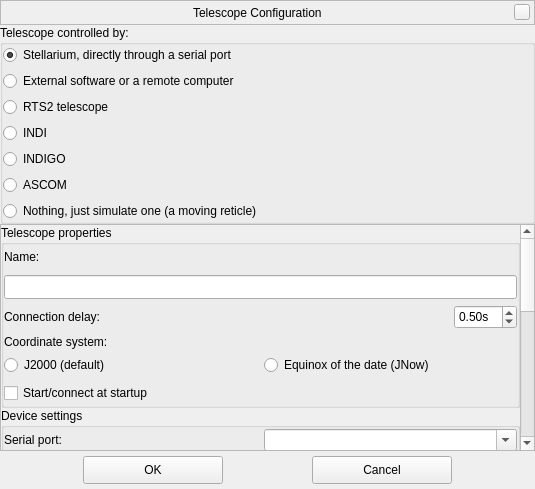
<?xml version="1.0" encoding="UTF-8"?>
<ui version="4.0">
 <class>telescopeConfigurationDialog</class>
 <widget class="QWidget" name="telescopeConfigurationDialog">
  <property name="windowModality">
   <enum>Qt::WindowModal</enum>
  </property>
  <property name="geometry">
   <rect>
    <x>0</x>
    <y>0</y>
    <width>535</width>
    <height>489</height>
   </rect>
  </property>
  <property name="sizePolicy">
   <sizepolicy hsizetype="Fixed" vsizetype="Fixed">
    <horstretch>0</horstretch>
    <verstretch>0</verstretch>
   </sizepolicy>
  </property>
  <property name="minimumSize">
   <size>
    <width>400</width>
    <height>480</height>
   </size>
  </property>
  <layout class="QVBoxLayout" name="_2">
   <property name="spacing">
    <number>0</number>
   </property>
   <property name="leftMargin">
    <number>0</number>
   </property>
   <property name="topMargin">
    <number>0</number>
   </property>
   <property name="rightMargin">
    <number>0</number>
   </property>
   <property name="bottomMargin">
    <number>0</number>
   </property>
   <item>
    <widget class="BarFrame" name="TitleBar">
     <property name="minimumSize">
      <size>
       <width>16</width>
       <height>25</height>
      </size>
     </property>
     <property name="maximumSize">
      <size>
       <width>16777215</width>
       <height>25</height>
      </size>
     </property>
     <property name="focusPolicy">
      <enum>Qt::NoFocus</enum>
     </property>
     <property name="autoFillBackground">
      <bool>false</bool>
     </property>
     <property name="frameShape">
      <enum>QFrame::StyledPanel</enum>
     </property>
     <layout class="QHBoxLayout">
      <property name="spacing">
       <number>0</number>
      </property>
      <property name="leftMargin">
       <number>0</number>
      </property>
      <property name="topMargin">
       <number>0</number>
      </property>
      <property name="rightMargin">
       <number>4</number>
      </property>
      <property name="bottomMargin">
       <number>0</number>
      </property>
      <item>
       <spacer>
        <property name="orientation">
         <enum>Qt::Horizontal</enum>
        </property>
        <property name="sizeHint" stdset="0">
         <size>
          <width>40</width>
          <height>20</height>
         </size>
        </property>
       </spacer>
      </item>
      <item>
       <widget class="QLabel" name="stelWindowTitle">
        <property name="text">
         <string>Telescope Configuration</string>
        </property>
       </widget>
      </item>
      <item>
       <spacer>
        <property name="orientation">
         <enum>Qt::Horizontal</enum>
        </property>
        <property name="sizeHint" stdset="0">
         <size>
          <width>40</width>
          <height>20</height>
         </size>
        </property>
       </spacer>
      </item>
      <item>
       <widget class="QPushButton" name="closeStelWindow">
        <property name="minimumSize">
         <size>
          <width>16</width>
          <height>16</height>
         </size>
        </property>
        <property name="maximumSize">
         <size>
          <width>16</width>
          <height>16</height>
         </size>
        </property>
        <property name="focusPolicy">
         <enum>Qt::NoFocus</enum>
        </property>
        <property name="text">
         <string/>
        </property>
       </widget>
      </item>
     </layout>
    </widget>
   </item>
   <item>
    <widget class="QGroupBox" name="groupBoxType">
     <property name="sizePolicy">
      <sizepolicy hsizetype="Expanding" vsizetype="Minimum">
       <horstretch>0</horstretch>
       <verstretch>0</verstretch>
      </sizepolicy>
     </property>
     <property name="title">
      <string>Telescope controlled by:</string>
     </property>
     <layout class="QVBoxLayout" name="verticalLayout">
      <property name="spacing">
       <number>6</number>
      </property>
      <property name="leftMargin">
       <number>0</number>
      </property>
      <property name="topMargin">
       <number>0</number>
      </property>
      <property name="rightMargin">
       <number>0</number>
      </property>
      <property name="bottomMargin">
       <number>0</number>
      </property>
      <item>
       <widget class="QRadioButton" name="radioButtonTelescopeLocal">
        <property name="sizePolicy">
         <sizepolicy hsizetype="Expanding" vsizetype="Fixed">
          <horstretch>0</horstretch>
          <verstretch>0</verstretch>
         </sizepolicy>
        </property>
        <property name="minimumSize">
         <size>
          <width>0</width>
          <height>20</height>
         </size>
        </property>
        <property name="toolTip">
         <string>A telescope connected to this computer via a serial port and controlled directly by Stellarium.</string>
        </property>
        <property name="text">
         <string>Stellarium, directly through a serial port</string>
        </property>
        <property name="checked">
         <bool>true</bool>
        </property>
       </widget>
      </item>
      <item>
       <widget class="QRadioButton" name="radioButtonTelescopeConnection">
        <property name="sizePolicy">
         <sizepolicy hsizetype="Expanding" vsizetype="Fixed">
          <horstretch>0</horstretch>
          <verstretch>0</verstretch>
         </sizepolicy>
        </property>
        <property name="minimumSize">
         <size>
          <width>0</width>
          <height>20</height>
         </size>
        </property>
        <property name="toolTip">
         <string>A telescope controlled by an external application, either at this computer or at a remote machine.</string>
        </property>
        <property name="text">
         <string>External software or a remote computer</string>
        </property>
       </widget>
      </item>
      <item>
       <widget class="QRadioButton" name="radioButtonTelescopeRTS2">
        <property name="sizePolicy">
         <sizepolicy hsizetype="Expanding" vsizetype="Fixed">
          <horstretch>0</horstretch>
          <verstretch>0</verstretch>
         </sizepolicy>
        </property>
        <property name="minimumSize">
         <size>
          <width>0</width>
          <height>20</height>
         </size>
        </property>
        <property name="toolTip">
         <string>Telescope which is accessible through RTS2(.org) JSON API</string>
        </property>
        <property name="text">
         <string>RTS2 telescope</string>
        </property>
       </widget>
      </item>
      <item>
       <widget class="QRadioButton" name="radioButtonTelescopeINDI">
        <property name="text">
         <string notr="true">INDI</string>
        </property>
       </widget>
      </item>
	  <item>
	   <widget class="QRadioButton" name="radioButtonTelescopeINDIGO">
		<property name="text">
		 <string notr="true">INDIGO</string>
		</property>
	   </widget>
	  </item>
      <item>
       <widget class="QRadioButton" name="radioButtonTelescopeASCOM">
        <property name="text">
         <string notr="true">ASCOM</string>
        </property>
       </widget>
      </item>
      <item>
       <widget class="QRadioButton" name="radioButtonTelescopeVirtual">
        <property name="sizePolicy">
         <sizepolicy hsizetype="Expanding" vsizetype="Fixed">
          <horstretch>0</horstretch>
          <verstretch>0</verstretch>
         </sizepolicy>
        </property>
        <property name="minimumSize">
         <size>
          <width>0</width>
          <height>20</height>
         </size>
        </property>
        <property name="text">
         <string>Nothing, just simulate one (a moving reticle)</string>
        </property>
       </widget>
      </item>
     </layout>
    </widget>
   </item>
   <item>
    <widget class="QScrollArea" name="scrollArea">
     <property name="widgetResizable">
      <bool>true</bool>
     </property>
     <widget class="QWidget" name="scrollAreaWidgetContents">
      <property name="geometry">
       <rect>
        <x>0</x>
        <y>0</y>
        <width>519</width>
        <height>733</height>
       </rect>
      </property>
      <layout class="QVBoxLayout" name="verticalLayoutScrollArea">
       <property name="spacing">
        <number>0</number>
       </property>
       <property name="leftMargin">
        <number>0</number>
       </property>
       <property name="topMargin">
        <number>0</number>
       </property>
       <property name="rightMargin">
        <number>0</number>
       </property>
       <property name="bottomMargin">
        <number>0</number>
       </property>
       <item>
        <widget class="QGroupBox" name="groupBoxTelescopeProperties">
         <property name="title">
          <string>Telescope properties</string>
         </property>
         <layout class="QVBoxLayout" name="verticalLayoutTelescope">
          <property name="leftMargin">
           <number>0</number>
          </property>
          <property name="topMargin">
           <number>0</number>
          </property>
          <property name="rightMargin">
           <number>0</number>
          </property>
          <property name="bottomMargin">
           <number>0</number>
          </property>
          <item>
           <widget class="QLabel" name="labelTelescopeName">
            <property name="sizePolicy">
             <sizepolicy hsizetype="Expanding" vsizetype="Fixed">
              <horstretch>0</horstretch>
              <verstretch>0</verstretch>
             </sizepolicy>
            </property>
            <property name="minimumSize">
             <size>
              <width>0</width>
              <height>24</height>
             </size>
            </property>
            <property name="baseSize">
             <size>
              <width>110</width>
              <height>24</height>
             </size>
            </property>
            <property name="text">
             <string>Name:</string>
            </property>
           </widget>
          </item>
          <item>
           <widget class="QLineEdit" name="lineEditTelescopeName">
            <property name="minimumSize">
             <size>
              <width>0</width>
              <height>24</height>
             </size>
            </property>
            <property name="maxLength">
             <number>50</number>
            </property>
           </widget>
          </item>
          <item>
           <layout class="QHBoxLayout" name="horizontalLayoutDelay">
            <item>
             <widget class="QLabel" name="labelConnectionDelay">
              <property name="sizePolicy">
               <sizepolicy hsizetype="Expanding" vsizetype="Fixed">
                <horstretch>0</horstretch>
                <verstretch>0</verstretch>
               </sizepolicy>
              </property>
              <property name="minimumSize">
               <size>
                <width>0</width>
                <height>24</height>
               </size>
              </property>
              <property name="text">
               <string>Connection delay:</string>
              </property>
             </widget>
            </item>
            <item>
             <widget class="QDoubleSpinBox" name="doubleSpinBoxTelescopeDelay">
              <property name="sizePolicy">
               <sizepolicy hsizetype="Minimum" vsizetype="Fixed">
                <horstretch>0</horstretch>
                <verstretch>0</verstretch>
               </sizepolicy>
              </property>
              <property name="minimumSize">
               <size>
                <width>50</width>
                <height>24</height>
               </size>
              </property>
              <property name="toolTip">
               <string/>
              </property>
              <property name="suffix">
               <string notr="true" comment="seconds">s</string>
              </property>
              <property name="decimals">
               <number>2</number>
              </property>
              <property name="minimum">
               <double>0.100000000000000</double>
              </property>
              <property name="maximum">
               <double>10.000000000000000</double>
              </property>
              <property name="singleStep">
               <double>0.100000000000000</double>
              </property>
              <property name="value">
               <double>0.500000000000000</double>
              </property>
             </widget>
            </item>
           </layout>
          </item>
          <item>
           <widget class="QLabel" name="labelEquinox">
            <property name="text">
             <string>Coordinate system:</string>
            </property>
           </widget>
          </item>
          <item>
           <widget class="QFrame" name="frameEquinox">
            <layout class="QHBoxLayout" name="horizontalLayoutEpoch">
             <property name="leftMargin">
              <number>0</number>
             </property>
             <property name="topMargin">
              <number>0</number>
             </property>
             <property name="rightMargin">
              <number>0</number>
             </property>
             <property name="bottomMargin">
              <number>0</number>
             </property>
             <item>
              <widget class="QRadioButton" name="radioButtonJ2000">
               <property name="text">
                <string>J2000 (default)</string>
               </property>
              </widget>
             </item>
             <item>
              <widget class="QRadioButton" name="radioButtonJNow">
               <property name="text">
                <string>Equinox of the date (JNow)</string>
               </property>
              </widget>
             </item>
            </layout>
           </widget>
          </item>
          <item>
           <widget class="QCheckBox" name="checkBoxConnectAtStartup">
            <property name="minimumSize">
             <size>
              <width>0</width>
              <height>24</height>
             </size>
            </property>
            <property name="toolTip">
             <string>Automatically attempt to start the telescope or establish connection when Stellarium starts</string>
            </property>
            <property name="text">
             <string>Start/connect at startup</string>
            </property>
           </widget>
          </item>
         </layout>
        </widget>
       </item>
       <item>
        <widget class="TelescopeClientINDIWidget" name="INDIProperties" native="true"/>
       </item>
	   <item>
		<widget class="TelescopeClientINDIGOWidget" name="INDIGOProperties" native="true"/>
	   </item>
       <item>
        <layout class="QVBoxLayout" name="ASCOMLayout">
         <property name="leftMargin">
          <number>0</number>
         </property>
         <property name="topMargin">
          <number>0</number>
         </property>
         <property name="rightMargin">
          <number>0</number>
         </property>
         <property name="bottomMargin">
          <number>0</number>
         </property>
        </layout>
       </item>
       <item>
        <widget class="QGroupBox" name="groupBoxDeviceSettings">
         <property name="title">
          <string>Device settings</string>
         </property>
         <layout class="QVBoxLayout" name="verticalLayoutDevice">
          <property name="leftMargin">
           <number>0</number>
          </property>
          <property name="topMargin">
           <number>0</number>
          </property>
          <property name="rightMargin">
           <number>0</number>
          </property>
          <property name="bottomMargin">
           <number>0</number>
          </property>
          <item>
           <layout class="QHBoxLayout" name="horizontalLayoutSerialPort">
            <item>
             <widget class="QLabel" name="labelSerialPort">
              <property name="sizePolicy">
               <sizepolicy hsizetype="Preferred" vsizetype="Fixed">
                <horstretch>0</horstretch>
                <verstretch>0</verstretch>
               </sizepolicy>
              </property>
              <property name="minimumSize">
               <size>
                <width>0</width>
                <height>24</height>
               </size>
              </property>
              <property name="text">
               <string>Serial port:</string>
              </property>
             </widget>
            </item>
            <item>
             <widget class="QComboBox" name="comboSerialPort">
              <property name="editable">
               <bool>true</bool>
              </property>
             </widget>
            </item>
           </layout>
          </item>
          <item>
           <widget class="QLabel" name="labelDeviceModel">
            <property name="sizePolicy">
             <sizepolicy hsizetype="Expanding" vsizetype="Fixed">
              <horstretch>0</horstretch>
              <verstretch>0</verstretch>
             </sizepolicy>
            </property>
            <property name="minimumSize">
             <size>
              <width>0</width>
              <height>24</height>
             </size>
            </property>
            <property name="text">
             <string>Device model:</string>
            </property>
           </widget>
          </item>
          <item>
           <widget class="QComboBox" name="comboBoxDeviceModel">
            <property name="sizePolicy">
             <sizepolicy hsizetype="Expanding" vsizetype="Fixed">
              <horstretch>0</horstretch>
              <verstretch>0</verstretch>
             </sizepolicy>
            </property>
            <property name="minimumSize">
             <size>
              <width>0</width>
              <height>24</height>
             </size>
            </property>
           </widget>
          </item>
          <item>
           <widget class="QLabel" name="labelDeviceModelDescription">
            <property name="sizePolicy">
             <sizepolicy hsizetype="Expanding" vsizetype="Expanding">
              <horstretch>0</horstretch>
              <verstretch>0</verstretch>
             </sizepolicy>
            </property>
            <property name="minimumSize">
             <size>
              <width>0</width>
              <height>0</height>
             </size>
            </property>
            <property name="contextMenuPolicy">
             <enum>Qt::DefaultContextMenu</enum>
            </property>
            <property name="frameShape">
             <enum>QFrame::NoFrame</enum>
            </property>
            <property name="textFormat">
             <enum>Qt::PlainText</enum>
            </property>
            <property name="alignment">
             <set>Qt::AlignLeading|Qt::AlignLeft|Qt::AlignTop</set>
            </property>
            <property name="wordWrap">
             <bool>true</bool>
            </property>
            <property name="textInteractionFlags">
             <set>Qt::TextSelectableByKeyboard|Qt::TextSelectableByMouse</set>
            </property>
           </widget>
          </item>
         </layout>
        </widget>
       </item>
       <item>
        <widget class="QGroupBox" name="groupBoxConnectionSettings">
         <property name="title">
          <string>Connection settings</string>
         </property>
         <layout class="QGridLayout" name="gridLayoutConnectionSettings">
          <property name="leftMargin">
           <number>0</number>
          </property>
          <property name="topMargin">
           <number>0</number>
          </property>
          <property name="rightMargin">
           <number>0</number>
          </property>
          <property name="bottomMargin">
           <number>0</number>
          </property>
          <item row="0" column="0">
           <widget class="QLabel" name="labelHost">
            <property name="enabled">
             <bool>true</bool>
            </property>
            <property name="text">
             <string>Host:</string>
            </property>
           </widget>
          </item>
          <item row="1" column="0">
           <widget class="QLineEdit" name="lineEditHostName">
            <property name="enabled">
             <bool>true</bool>
            </property>
            <property name="toolTip">
             <string>Host name or IPv4 address of the machine that hosts the telescope server</string>
            </property>
            <property name="text">
             <string notr="true">localhost</string>
            </property>
            <property name="maxLength">
             <number>255</number>
            </property>
           </widget>
          </item>
          <item row="1" column="1">
           <widget class="QLabel" name="labelColon">
            <property name="text">
             <string notr="true">:</string>
            </property>
           </widget>
          </item>
          <item row="1" column="2">
           <widget class="QSpinBox" name="spinBoxTCPPort">
            <property name="sizePolicy">
             <sizepolicy hsizetype="Preferred" vsizetype="Fixed">
              <horstretch>0</horstretch>
              <verstretch>0</verstretch>
             </sizepolicy>
            </property>
            <property name="minimum">
             <number>1024</number>
            </property>
            <property name="maximum">
             <number>65535</number>
            </property>
           </widget>
          </item>
          <item row="0" column="2">
           <widget class="QLabel" name="labelTCPPort">
            <property name="enabled">
             <bool>true</bool>
            </property>
            <property name="text">
             <string>TCP port:</string>
            </property>
           </widget>
          </item>
         </layout>
        </widget>
       </item>
       <item>
        <widget class="QGroupBox" name="groupBoxRTS2Settings">
         <property name="title">
          <string>RTS2 telescope settings</string>
         </property>
         <layout class="QGridLayout" name="gridLayoutRTS2Settings">
          <property name="leftMargin">
           <number>0</number>
          </property>
          <property name="topMargin">
           <number>0</number>
          </property>
          <property name="rightMargin">
           <number>0</number>
          </property>
          <property name="bottomMargin">
           <number>0</number>
          </property>
          <item row="0" column="0">
           <widget class="QLabel" name="labelRTS2Host">
            <property name="text">
             <string>URL:</string>
            </property>
           </widget>
          </item>
          <item row="2" column="0">
           <widget class="QLabel" name="labelRTS2Username">
            <property name="text">
             <string>Username:</string>
            </property>
           </widget>
          </item>
          <item row="2" column="1">
           <widget class="QLabel" name="labelRTS2Password">
            <property name="text">
             <string>Password:</string>
            </property>
           </widget>
          </item>
          <item row="3" column="0">
           <widget class="QLineEdit" name="lineEditRTS2Username">
            <property name="toolTip">
             <string>RTS2 username</string>
            </property>
            <property name="text">
             <string notr="true"/>
            </property>
            <property name="maxLength">
             <number>50</number>
            </property>
           </widget>
          </item>
          <item row="3" column="1">
           <widget class="QLineEdit" name="lineEditRTS2Password">
            <property name="toolTip">
             <string>RTS2 password</string>
            </property>
            <property name="text">
             <string notr="true"/>
            </property>
            <property name="maxLength">
             <number>50</number>
            </property>
            <property name="echoMode">
             <enum>QLineEdit::Password</enum>
            </property>
           </widget>
          </item>
          <item row="1" column="0" colspan="2">
           <widget class="QLineEdit" name="lineEditRTS2Url">
            <property name="toolTip">
             <string>URL of the machine that hosts the RTS2 JSON (httpd) server</string>
            </property>
            <property name="text">
             <string notr="true">localhost</string>
            </property>
            <property name="maxLength">
             <number>255</number>
            </property>
           </widget>
          </item>
          <item row="4" column="0" colspan="2">
           <layout class="QHBoxLayout" name="horizontalLayoutRTSRefresh">
            <item>
             <widget class="QLabel" name="labelRTS2Refresh">
              <property name="sizePolicy">
               <sizepolicy hsizetype="Expanding" vsizetype="Fixed">
                <horstretch>0</horstretch>
                <verstretch>0</verstretch>
               </sizepolicy>
              </property>
              <property name="minimumSize">
               <size>
                <width>0</width>
                <height>24</height>
               </size>
              </property>
              <property name="text">
               <string>Refresh every:</string>
              </property>
             </widget>
            </item>
            <item>
             <widget class="QDoubleSpinBox" name="doubleSpinBoxRTS2Refresh">
              <property name="sizePolicy">
               <sizepolicy hsizetype="Minimum" vsizetype="Fixed">
                <horstretch>0</horstretch>
                <verstretch>0</verstretch>
               </sizepolicy>
              </property>
              <property name="minimumSize">
               <size>
                <width>50</width>
                <height>24</height>
               </size>
              </property>
              <property name="toolTip">
               <string/>
              </property>
              <property name="suffix">
               <string notr="true" comment="seconds">s</string>
              </property>
              <property name="decimals">
               <number>2</number>
              </property>
              <property name="minimum">
               <double>0.100000000000000</double>
              </property>
              <property name="maximum">
               <double>10.000000000000000</double>
              </property>
              <property name="singleStep">
               <double>0.100000000000000</double>
              </property>
              <property name="value">
               <double>0.500000000000000</double>
              </property>
             </widget>
            </item>
           </layout>
          </item>
         </layout>
        </widget>
       </item>
       <item>
        <widget class="QGroupBox" name="groupBoxUserInterface">
         <property name="title">
          <string>User interface settings</string>
         </property>
         <layout class="QVBoxLayout" name="verticalLayoutUserInterface">
          <property name="leftMargin">
           <number>0</number>
          </property>
          <property name="topMargin">
           <number>0</number>
          </property>
          <property name="rightMargin">
           <number>0</number>
          </property>
          <property name="bottomMargin">
           <number>0</number>
          </property>
          <item>
           <widget class="QCheckBox" name="checkBoxCircles">
            <property name="toolTip">
             <string>Show circles with fixed angular size around the telescope reticle</string>
            </property>
            <property name="text">
             <string>Use field of view indicators</string>
            </property>
           </widget>
          </item>
          <item>
           <widget class="QLabel" name="labelCircles">
            <property name="enabled">
             <bool>false</bool>
            </property>
            <property name="text">
             <string>Circle size(s):</string>
            </property>
           </widget>
          </item>
          <item>
           <widget class="QLineEdit" name="lineEditCircleList">
            <property name="enabled">
             <bool>false</bool>
            </property>
            <property name="toolTip">
             <string>Up to ten decimal values in degrees of arc, separated with commas</string>
            </property>
            <property name="text">
             <string/>
            </property>
           </widget>
          </item>
         </layout>
        </widget>
       </item>
      </layout>
     </widget>
    </widget>
   </item>
   <item>
    <widget class="QFrame" name="frameOkCancelButtons">
     <layout class="QHBoxLayout" name="horizontalLayout">
      <property name="leftMargin">
       <number>0</number>
      </property>
      <property name="topMargin">
       <number>5</number>
      </property>
      <property name="rightMargin">
       <number>0</number>
      </property>
      <property name="bottomMargin">
       <number>5</number>
      </property>
      <item>
       <widget class="QPushButton" name="pushButtonSave">
        <property name="sizePolicy">
         <sizepolicy hsizetype="Fixed" vsizetype="Fixed">
          <horstretch>0</horstretch>
          <verstretch>0</verstretch>
         </sizepolicy>
        </property>
        <property name="minimumSize">
         <size>
          <width>140</width>
          <height>28</height>
         </size>
        </property>
        <property name="layoutDirection">
         <enum>Qt::RightToLeft</enum>
        </property>
        <property name="text">
         <string>OK</string>
        </property>
       </widget>
      </item>
      <item>
       <widget class="QPushButton" name="pushButtonDiscard">
        <property name="sizePolicy">
         <sizepolicy hsizetype="Fixed" vsizetype="Fixed">
          <horstretch>0</horstretch>
          <verstretch>0</verstretch>
         </sizepolicy>
        </property>
        <property name="minimumSize">
         <size>
          <width>140</width>
          <height>28</height>
         </size>
        </property>
        <property name="text">
         <string>Cancel</string>
        </property>
       </widget>
      </item>
     </layout>
    </widget>
   </item>
  </layout>
 </widget>
 <customwidgets>
  <customwidget>
   <class>BarFrame</class>
   <extends>QFrame</extends>
   <header>Dialog.hpp</header>
   <container>1</container>
  </customwidget>
  <customwidget>
   <class>TelescopeClientINDIWidget</class>
   <extends>QWidget</extends>
   <header>TelescopeClientINDIWidget.hpp</header>
   <container>1</container>
  </customwidget>
  <customwidget>
   <class>TelescopeClientINDIGOWidget</class>
   <extends>QWidget</extends>
   <header>TelescopeClientINDIGOWidget.hpp</header>
   <container>1</container>
  </customwidget>
 </customwidgets>
 <tabstops>
  <tabstop>radioButtonTelescopeLocal</tabstop>
  <tabstop>radioButtonTelescopeConnection</tabstop>
  <tabstop>radioButtonTelescopeVirtual</tabstop>
  <tabstop>scrollArea</tabstop>
  <tabstop>lineEditTelescopeName</tabstop>
  <tabstop>doubleSpinBoxTelescopeDelay</tabstop>
  <tabstop>checkBoxConnectAtStartup</tabstop>
  <tabstop>comboBoxDeviceModel</tabstop>
  <tabstop>lineEditHostName</tabstop>
  <tabstop>spinBoxTCPPort</tabstop>
  <tabstop>checkBoxCircles</tabstop>
  <tabstop>lineEditCircleList</tabstop>
  <tabstop>pushButtonDiscard</tabstop>
 </tabstops>
 <resources/>
 <connections>
  <connection>
   <sender>checkBoxCircles</sender>
   <signal>toggled(bool)</signal>
   <receiver>labelCircles</receiver>
   <slot>setEnabled(bool)</slot>
   <hints>
    <hint type="sourcelabel">
     <x>217</x>
     <y>255</y>
    </hint>
    <hint type="destinationlabel">
     <x>212</x>
     <y>270</y>
    </hint>
   </hints>
  </connection>
  <connection>
   <sender>checkBoxCircles</sender>
   <signal>toggled(bool)</signal>
   <receiver>lineEditCircleList</receiver>
   <slot>setEnabled(bool)</slot>
   <hints>
    <hint type="sourcelabel">
     <x>303</x>
     <y>244</y>
    </hint>
    <hint type="destinationlabel">
     <x>309</x>
     <y>303</y>
    </hint>
   </hints>
  </connection>
 </connections>
</ui>
